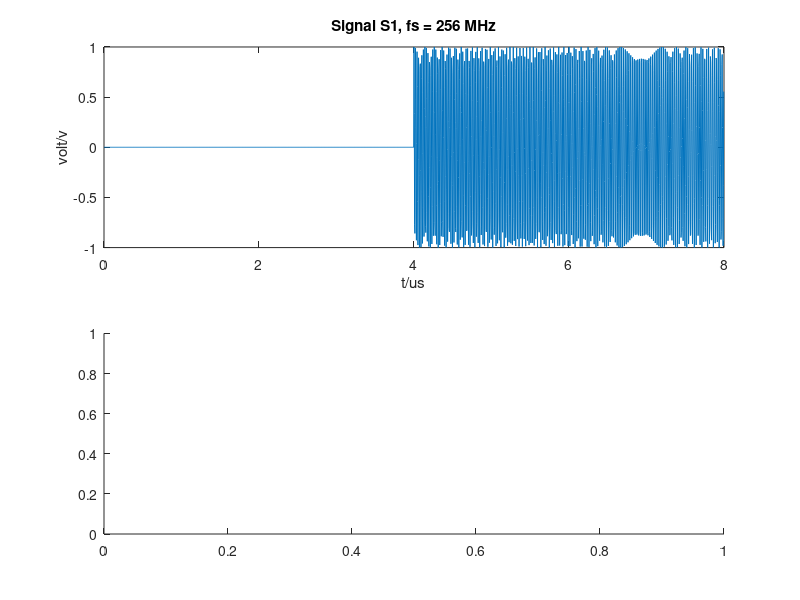
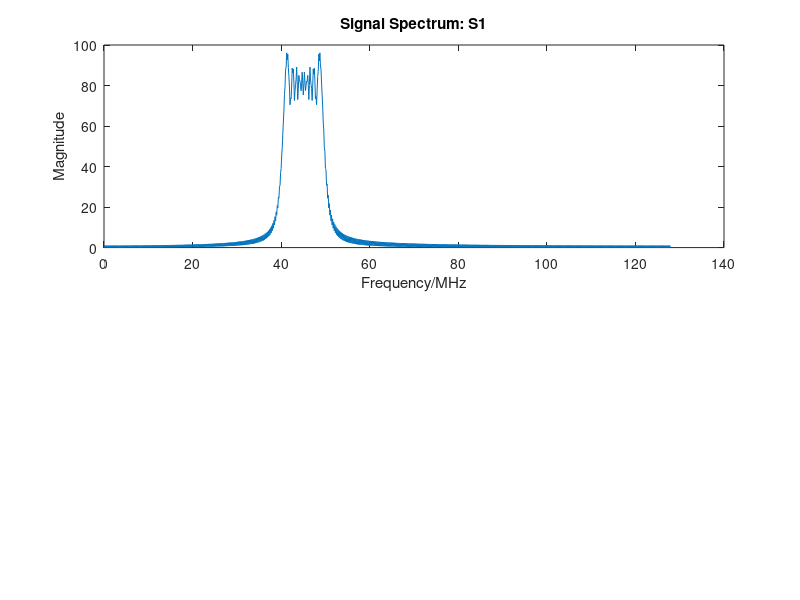

MATLAB code to generate these figures, in order: (Note: this script raises an error after producing the figures.)
%% program initialization 
clc;
close all;
clear;

fs = 256*1e6;                                      % sample frequency
t = 0:1/fs:0.000004-1/fs;                          % time length : 4us


%% generate chirp signal
%X = chirp(t,50e6,0.000004,40e6);                 % linear chirp: at time=0,frequency = 100MHz; at time=2us, frequency = 50MHz.
A = 1;
X = [zeros(1,1024), A*chirp(t,50e6,0.000004,40e6)];
refX = A*chirp(t,50e6,0.000004,40e6);
t1 = 0:1/fs:0.000004*2-1/fs;
figure(1);
subplot(2,1,1);
plot(t1/1e-6,X);
str_title1 = sprintf('Signal S1, fs = %d MHz', fs/1e6);
title(str_title1);
xlabel('t/us'); ylabel('volt/v'); 


%% FFT
figure(2);
 subplot(2,1,1);
 N= length(X);
fax_bins = [0 : N-1];
fax_Hz = fax_bins*(fs/N);
X_mags = abs(fft(X));
N_2 = ceil(N/2);
plot((fax_Hz(1:N_2))/1e6, X_mags(1:N_2));
str_title2 = sprintf('Signal Spectrum: S1');
title(str_title2);
xlabel('Frequency/MHz'); ylabel('Magnitude');


%% Time vs Frequency plot
figure(1);
subplot(2,1,2);
window = hamming(128);  			% haming window
noverlap = 120; 					%overlap length
nfft = 2^nextpow2(length(window)); 	% dft number
spectrogram(X,window,noverlap,nfft,fs,'yaxis');
% [S,F,T,P]= spectrogram(X,window,noverlap,nfft,fs,'yaxis');
str_title3 = sprintf('Signal S1: Frequency vs Time');
title(str_title3);
xlabel('t/us'); ylabel('Frequency/MHz'); 


%% power spectrum
figure(2);
subplot(2,1,2);
Pout = (fft(X).^2);
Pout_db = 10*log10(abs(Pout));
plot((fax_Hz(1:N_2))/1e6, Pout_db(1:N_2))                  %% power spectrum calculated by FFT function
str_title4 = sprintf('Signal S1 Power Spectrum');
title(str_title4);
xlabel('Frequency/MHz'); ylabel('Power/dB');


%% channelization
% to be finished


%% add noise and RFI
% Vn1 = 0;                                        % noise introduced by A1 in dB
% noisePower_Lin = 10^(Vn1/10);                   % noise power in watt
%noise = 0.1*randn(1,N);        % generate noise signal
noise = randn(1,N)*0.1;

f_rfi = 45e6;                         % RFI frequency: 60M hz
S_rfi = 0.1*sin(2*pi*f_rfi*t1);       % RFI at 60 MHz
Vs1 = X + noise + S_rfi;

SNR = snr(X, noise+S_rfi);           % calculate SNR
disp_snr = sprintf('SNR = %f', SNR);
disp(disp_snr);

figure(3);
subplot(3,1,1);
plot(t1/1e-6,Vs1);
str_title6 = sprintf('Signal S1+noise+RFI, fs = %d MHz', fs/1e6);
title(str_title6);
xlabel('t/us'); ylabel('volt/v'); 

subplot(3,1,2);
X_mags_2 = abs(fft(Vs1));
plot((fax_Hz(1:N_2))/1e6, X_mags_2(1:N_2));
str_title5 = sprintf('Signal Spectrum: S1+noise+RFI');
title(str_title5);
xlabel('Frequency/MHz'); ylabel('Magnitude');


%% Power spectrum: Vs1+noise+RFI 

subplot(3,1,3);
Pout_2 = (fft(Vs1).^2);
Pout_2_db = 10*log10(abs(Pout_2));
plot((fax_Hz(1:N_2))/1e6, Pout_2_db(1:N_2))                  % power spectrum calculated by FFT function
str_title6 = sprintf('Signal Power Spectrum: S1+noise+RFI, SNR=%f dB',SNR);
title(str_title6);
xlabel('Frequency/MHz'); ylabel('Power/dB');


%% Tuning 
% Down conversion mixer
flo = 30e6;                                                      % tuning frequency
LO = sin(2*pi*flo*t1);                                           % sine wave used in tuning
refLO = sin(2*pi*flo*t);                                         % reference template signal for matched filter

tunnedVs1 = Vs1.*LO;                                             % tuning
ffttunnedVs1 = fft(tunnedVs1);    

tunnedRefVs1 = refX.*refLO;                                      % tune the reference template signal

figure;
subplot(3,1,1);
plot(fax_Hz(1:N_2)/1e6,abs(ffttunnedVs1(1:N_2)));
str_title8 = sprintf('Tune to 20 MHz');
title(str_title8);
xlabel('Frequency/MHz'); ylabel('Magnitude');

lowpassVs1 = lowpass(tunnedVs1,40e6,fs);                       % lowpass filter
lowpassRefVs1 = lowpass(tunnedRefVs1,40e6,fs);

subplot(3,1,3);
plot(t1/1e-6,lowpassVs1);
title('Low-pass result in time domain');
xlabel('t/us'); ylabel('volt/v'); 

subplot(3,1,2);
fftlowpassVs1 = fft(lowpassVs1);
plot(fax_Hz(1:N_2)/1e6,abs(fftlowpassVs1(1:N_2)));
title('Low-pass spectrum');
xlabel('Frequency/MHz'); ylabel('Magnitude');

fftlowpassRefVs1 = fft(lowpassRefVs1);

% figure;
% plot(t,lowpassRefVs1);
% title('lowpass RefVs1 in time domain');
% 
% figure;
% plot(fax_Hz(1:N_2)/1e6,abs(fftlowpassVs1(1:N_2)));
% title('lowpass RefVs1 spectrum');


%% matched filter
Ar = 1;
refVs1 = lowpassRefVs1;                                                 % matched filter template
energy_refVs1 = sum(refVs1.^2);
refVs1 = refVs1/sqrt(energy_refVs1);                                    % normalization

figure;
subplot(3,1,1);
plot(fax_Hz(1:N_2)/1e6,abs(fftlowpassVs1(1:N_2)));
title('Matched filter template');
xlabel('Frequency/MHz'); ylabel('Magnitude');

corr = conv(lowpassVs1,fliplr(refVs1));                                % matched filtering: correlation
subplot(3,1,2);
plot(corr);
title('Correlation result');

[tmp, Tmax] = max(corr);                                               % find the most matched point
Tx_hat = Tmax-length(refVs1)                                           % calculate time delay of the most matched point

N = length(corr);
N_2 = ceil(N/2);
fax_Hz = (0:N-1)*(fs/N);
fftcorr = fft(corr);
subplot(3,1,3);
plot(fax_Hz(1:N_2)/1e6,abs(fftcorr(1:N_2)));                         
title('Spectrum after matched filter');
xlabel('Frequency/MHz'); ylabel('Magnitude');


%%  Quantization
bitWidth = 8;

posVs1 = corr(length(corr)-Tx_hat+1:end)+abs(min(corr(length(corr)-Tx_hat+1:end)));                                 % move origin signal above zero    
% figure;
% plot(t,posVs1);
% title('lift signal amplitude baseband');
% xlabel('t/us'); ylabel('Frequency/MHz'); 

figure;
subplot(3,1,1);
quantizedVs1 = round(posVs1*(bitWidth-1));                  % after quantization (in time domain)
plot(t,quantizedVs1);
title('Quantization result: time domain')
xlabel('t/us'); ylabel('Frequency/MHz'); 

% r=ceil(y*(Bit_Width-1));      % 
% r=floor(y*(Bit_Width-1));     % ?
%r=round(y*(Bit_Width-1));       % 

fftquantizedVs1 = fft(quantizedVs1);
Nq = length(quantizedVs1);
Nq_2 = ceil(Nq/2);
S_AftQuan = abs(fftquantizedVs1(1:Nq_2));
S_AftQuan(1,1) = 0;

faxq_Hz = (0:Nq-1)*fs/Nq;


subplot(3,1,2);
plot((faxq_Hz(1:Nq_2))/1e6, S_AftQuan);                            % after quantization (in frequency domain)
title('Quantization result: frequency domain')
xlabel('Frequency/MHz'); ylabel('Magnitude');

subplot(3,1,3);
Pout_AftQuan = (S_AftQuan.^2);
Pout_db_AftQuan = 10*log10(abs(Pout_AftQuan));
plot((faxq_Hz(1:Nq_2))/1e6, Pout_db_AftQuan(1:Nq_2))                  % power spectrum calculated by FFT function

SNR_AftQuan = 6.02*bitWidth + 1.76;                                         % calculate SNR 
%Q_level = max(posVs1)-min(posVs1);                                          % calculate quantization level
% Q_level = 2 + 0.2 + 0.2;
% Q_noise = 2.4/(12)^0.5;                                                 % calculate Quantization noise
% Q_noise_db = 10*log10(Q_noise);                                             
% disp_qnoise = sprintf('Quantization noise = %f dB', Q_noise_db);
% disp(disp_qnoise);
disp_snr_AftQuan = sprintf('SQNR(ideal) = %f dB', SNR_AftQuan);
disp(disp_snr_AftQuan);

str_title7 = sprintf('Quantization result: Power Spectrum, SNR(ideal)=%f dB', SNR_AftQuan);
title(str_title7);
xlabel('Frequency/MHz'); ylabel('Power/dB');

% 0207-1823

